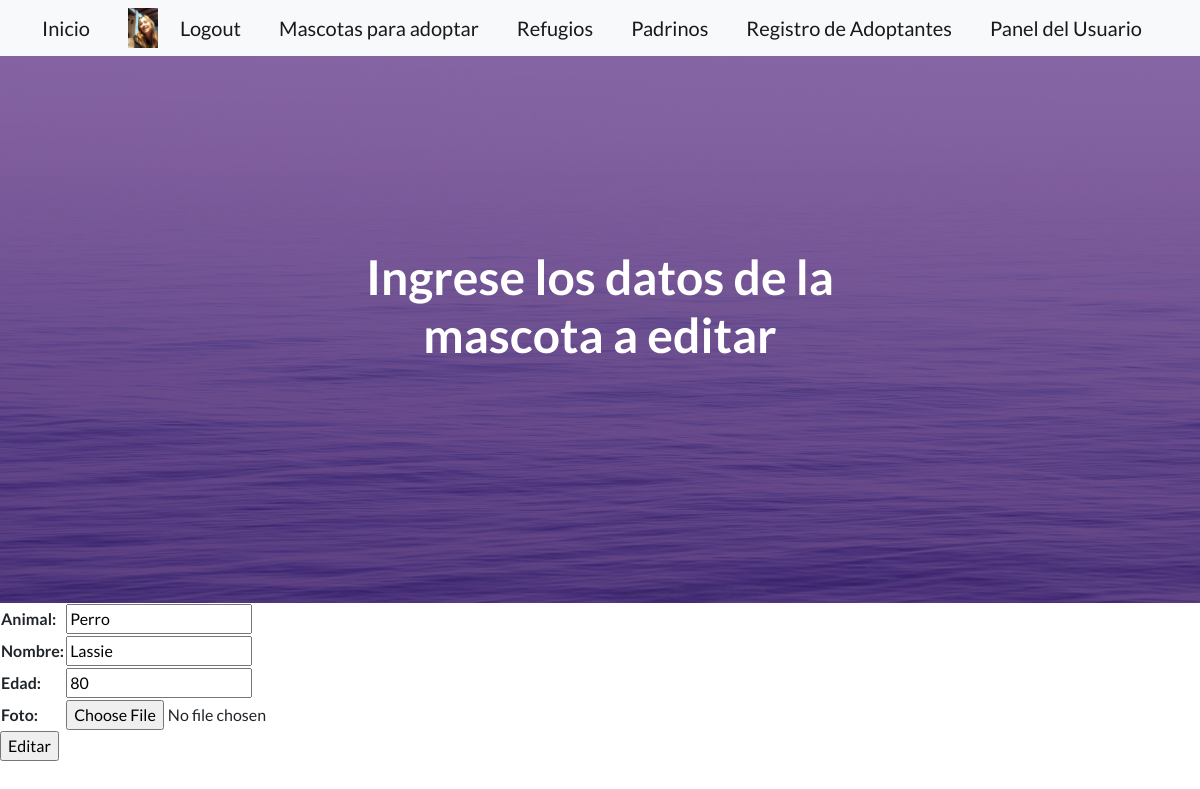
/mascotas/editar_adoptado/1 (signed in), run on the app's committed database.
### DogsApp/models.py (models this page shows, shortened)
class Avatar(models.Model):
    user = models.OneToOneField(User,on_delete=models.CASCADE)
    imagen = models.ImageField(upload_to="avatares", null=True, blank=True)
    descripcion = models.TextField(null=True,blank=True)
    link = models.URLField(max_length=200,null=True,blank=True)

class Adoptado(models.Model):
    animal=models.CharField(max_length=15)
    nombre= models.CharField(max_length=15)
    edad= models.CharField(max_length=2, default=0,blank=True)
    foto=models.ImageField(upload_to="fotos_adoptados", null=True, blank=True)

### DogsApp/views.py (the view)
# urls.py: path("mascotas/editar_adoptado/<int:adoptado_id>",editaradoptadoview,name="editar adoptado"),
def editaradoptadoview(request,adoptado_id):
    adoptado_a_editar = Adoptado.objects.get(id=adoptado_id)
    if request.method == "POST":
        form = form_adoptado(request.POST, request.FILES)
        if form.is_valid():
            adoptado_a_editar.animal = form.cleaned_data['animal']
            adoptado_a_editar.nombre = form.cleaned_data['nombre']
            adoptado_a_editar.edad = form.cleaned_data['edad']
            adoptado_a_editar.foto = form.cleaned_data.get('foto')
            adoptado_a_editar.save()
            return redirect("inicio")
    else:
        form = form_adoptado(initial={
            'animal': adoptado_a_editar.animal,
            'nombre': adoptado_a_editar.nombre,
            'edad': adoptado_a_editar.edad,
        })
    return render(request, "temp_app/editar_adoptado.html", {"form": form, "adoptado_id": adoptado_id})

### DogsApp/forms.py
class form_adoptado(forms.Form):
   animal = forms.CharField(max_length=15)
   nombre = forms.CharField()
   edad = forms.CharField(max_length=2)
   foto = forms.ImageField(required=False)

### DogsApp/templates/temp_app/editar_adoptado.html (shortened to what this page needs)
{% extends "padre/padre.html" %}
{% block main %}
<form  method="post" enctype="multipart/form-data">
    <table>
        {{form.as_table}}
    </table>
    <input type = "submit" value="Editar">
{% endblock main %}
{% block centro %}
Ingrese los datos de la mascota a editar  <Base></Base>
{% endblock centro %}

### DogsApp/templates/padre/padre.html (shortened to what this page needs)
<!DOCTYPE html>
<html lang="en">
    {% load static  %}
    <head>
        <link href="https://cdn.jsdelivr.net/npm/bootstrap-icons@1.5.0/font/bootstrap-icons.css" rel="stylesheet" type="text/css" />
        <link href={% static "css/styles.css" %} rel="stylesheet" />
    </head>
    <body>
        <nav class="navbar navbar-light bg-light static-top">
            <div class="container">
                <a class="navbar-brand" href="/">Inicio</a>
                {% if request.user.is_authenticated %}
                {% if request.user.avatar.imagen %}
                <img src="{{request.user.avatar.imagen.url}}" alt ="" height="40px">
                {% endif %}
                <a class="navbar-brand" href='/logout/'>Logout</a>
                {% else %}
                <a class="navbar-brand" href='/registro/'>Registrarse</a>
                <a class="navbar-brand" href="{% url 'login' %}">Login</a>
                {% endif %}
                <a class="navbar-brand" href='/mascotas/'>Mascotas para adoptar</a>
                <a class="navbar-brand" href='/refugio/'>Refugios</a>
                <a class="navbar-brand" href='/padrino/'>Padrinos</a>
                <a class="navbar-brand" href='/adoptante/'>Registro de Adoptantes</a>
                <a class="navbar-brand" href="{% url "detalle usuario" %}">Panel del Usuario</a>
            </div>
        </nav>
        <header class="masthead">
            <div class="container position-relative">
                <div class="row justify-content-center">
                    <div class="col-xl-6">
                        <div class="text-center text-white">
                            <h1 class="mb-5">
                                {% block centro %}{% endblock centro %}
                            </h1>
                        </div>
                    </div>
                </div>
            </div>
        </header>
        <main>
            {% block main %}
            {% endblock main %}</h1>
    </body>
</html>

### data on the page
Adoptado: animal "Perro", nombre "Lassie", edad "80"
